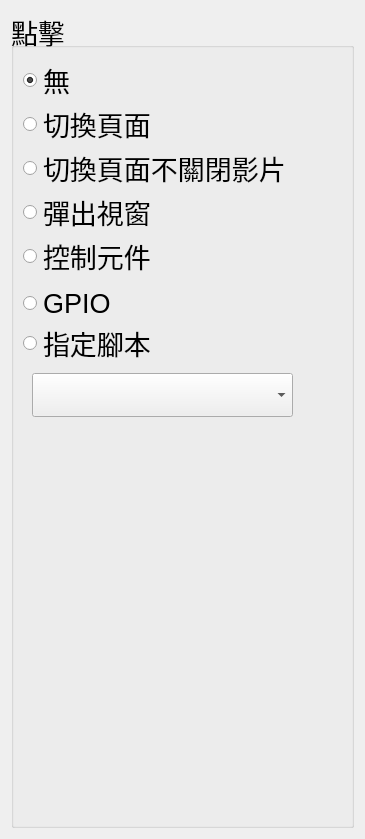
<?xml version="1.0" encoding="UTF-8"?>
<ui version="4.0">
 <class>LayerAction</class>
 <widget class="QWidget" name="LayerAction">
  <property name="geometry">
   <rect>
    <x>0</x>
    <y>0</y>
    <width>365</width>
    <height>773</height>
   </rect>
  </property>
  <property name="font">
   <font>
    <pointsize>20</pointsize>
   </font>
  </property>
  <property name="windowTitle">
   <string>Form</string>
  </property>
  <property name="styleSheet">
   <string notr="true"/>
  </property>
  <layout class="QGridLayout" name="gridLayout_2">
   <item row="0" column="0">
    <widget class="QGroupBox" name="groupBox">
     <property name="title">
      <string>點擊</string>
     </property>
     <layout class="QGridLayout" name="gridLayout">
      <item row="1" column="0">
       <widget class="QRadioButton" name="rbPage">
        <property name="minimumSize">
         <size>
          <width>0</width>
          <height>30</height>
         </size>
        </property>
        <property name="text">
         <string>切換頁面</string>
        </property>
       </widget>
      </item>
      <item row="6" column="0">
       <widget class="QRadioButton" name="rbCmd">
        <property name="minimumSize">
         <size>
          <width>0</width>
          <height>30</height>
         </size>
        </property>
        <property name="text">
         <string>指定腳本</string>
        </property>
       </widget>
      </item>
      <item row="0" column="0">
       <widget class="QRadioButton" name="rbNone">
        <property name="text">
         <string>無</string>
        </property>
        <property name="checked">
         <bool>true</bool>
        </property>
       </widget>
      </item>
      <item row="4" column="0">
       <widget class="QRadioButton" name="rbChange">
        <property name="text">
         <string>控制元件</string>
        </property>
       </widget>
      </item>
      <item row="3" column="0">
       <widget class="QRadioButton" name="rbPop">
        <property name="minimumSize">
         <size>
          <width>0</width>
          <height>30</height>
         </size>
        </property>
        <property name="text">
         <string>彈出視窗</string>
        </property>
       </widget>
      </item>
      <item row="2" column="0">
       <widget class="QRadioButton" name="rbPageNoStop">
        <property name="text">
         <string>切換頁面不關閉影片</string>
        </property>
       </widget>
      </item>
      <item row="7" column="0" colspan="3">
       <widget class="QStackedWidget" name="stackedWidget">
        <property name="currentIndex">
         <number>1</number>
        </property>
        <widget class="QWidget" name="pageNone"/>
        <widget class="QWidget" name="pageLayer">
         <layout class="QGridLayout" name="gridLayout_3">
          <item row="1" column="1" colspan="2">
           <widget class="QWidget" name="widget" native="true">
            <property name="minimumSize">
             <size>
              <width>216</width>
              <height>384</height>
             </size>
            </property>
            <property name="maximumSize">
             <size>
              <width>216</width>
              <height>384</height>
             </size>
            </property>
           </widget>
          </item>
          <item row="1" column="3">
           <spacer name="horizontalSpacer_2">
            <property name="orientation">
             <enum>Qt::Horizontal</enum>
            </property>
            <property name="sizeHint" stdset="0">
             <size>
              <width>40</width>
              <height>20</height>
             </size>
            </property>
           </spacer>
          </item>
          <item row="1" column="0">
           <spacer name="horizontalSpacer">
            <property name="orientation">
             <enum>Qt::Horizontal</enum>
            </property>
            <property name="sizeHint" stdset="0">
             <size>
              <width>40</width>
              <height>20</height>
             </size>
            </property>
           </spacer>
          </item>
          <item row="2" column="1">
           <spacer name="verticalSpacer">
            <property name="orientation">
             <enum>Qt::Vertical</enum>
            </property>
            <property name="sizeHint" stdset="0">
             <size>
              <width>20</width>
              <height>40</height>
             </size>
            </property>
           </spacer>
          </item>
          <item row="0" column="0" colspan="3">
           <widget class="QComboBox" name="cbLayer">
            <property name="font">
             <font>
              <pointsize>24</pointsize>
             </font>
            </property>
           </widget>
          </item>
         </layout>
        </widget>
        <widget class="QWidget" name="page_2"/>
        <widget class="QWidget" name="pagePop"/>
        <widget class="QWidget" name="pageChange">
         <widget class="QWidget" name="widget_2" native="true">
          <property name="geometry">
           <rect>
            <x>10</x>
            <y>10</y>
            <width>291</width>
            <height>51</height>
           </rect>
          </property>
          <layout class="QGridLayout" name="gridLayout_5">
           <item row="0" column="0">
            <widget class="QComboBox" name="cbChangeLayer">
             <property name="font">
              <font>
               <pointsize>24</pointsize>
              </font>
             </property>
            </widget>
           </item>
           <item row="0" column="1">
            <widget class="QComboBox" name="cbChangeObj">
             <property name="font">
              <font>
               <pointsize>24</pointsize>
              </font>
             </property>
            </widget>
           </item>
          </layout>
         </widget>
        </widget>
        <widget class="QWidget" name="pageGpio">
         <layout class="QGridLayout" name="gridLayout_4">
          <item row="0" column="1">
           <widget class="QSpinBox" name="sbGpioPin">
            <property name="font">
             <font>
              <pointsize>24</pointsize>
             </font>
            </property>
            <property name="minimum">
             <number>1</number>
            </property>
            <property name="maximum">
             <number>42</number>
            </property>
           </widget>
          </item>
          <item row="0" column="0">
           <widget class="QLabel" name="label">
            <property name="font">
             <font>
              <pointsize>24</pointsize>
             </font>
            </property>
            <property name="text">
             <string>pin:</string>
            </property>
           </widget>
          </item>
          <item row="1" column="1">
           <widget class="QSpinBox" name="sbGpioValue">
            <property name="font">
             <font>
              <pointsize>24</pointsize>
             </font>
            </property>
            <property name="maximum">
             <number>1</number>
            </property>
           </widget>
          </item>
          <item row="1" column="0">
           <widget class="QLabel" name="label_2">
            <property name="font">
             <font>
              <pointsize>24</pointsize>
             </font>
            </property>
            <property name="text">
             <string>value:</string>
            </property>
           </widget>
          </item>
          <item row="2" column="0">
           <spacer name="verticalSpacer_3">
            <property name="orientation">
             <enum>Qt::Vertical</enum>
            </property>
            <property name="sizeHint" stdset="0">
             <size>
              <width>20</width>
              <height>40</height>
             </size>
            </property>
           </spacer>
          </item>
         </layout>
        </widget>
        <widget class="QWidget" name="pageCmd">
         <layout class="QVBoxLayout" name="verticalLayout">
          <item>
           <widget class="QLineEdit" name="txScript"/>
          </item>
          <item>
           <spacer name="verticalSpacer_2">
            <property name="orientation">
             <enum>Qt::Vertical</enum>
            </property>
            <property name="sizeHint" stdset="0">
             <size>
              <width>20</width>
              <height>313</height>
             </size>
            </property>
           </spacer>
          </item>
         </layout>
        </widget>
       </widget>
      </item>
      <item row="5" column="0">
       <widget class="QRadioButton" name="rbGpio">
        <property name="text">
         <string>GPIO</string>
        </property>
       </widget>
      </item>
     </layout>
    </widget>
   </item>
  </layout>
 </widget>
 <resources/>
 <connections/>
</ui>
